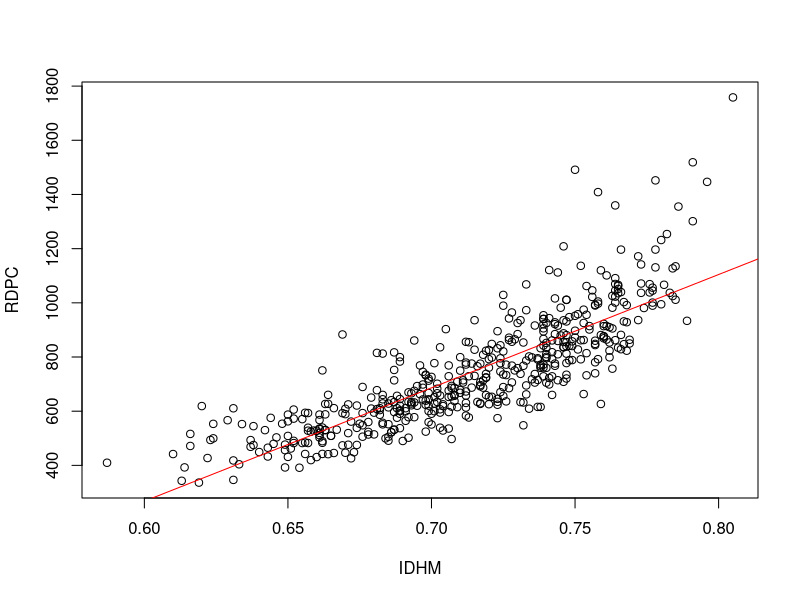
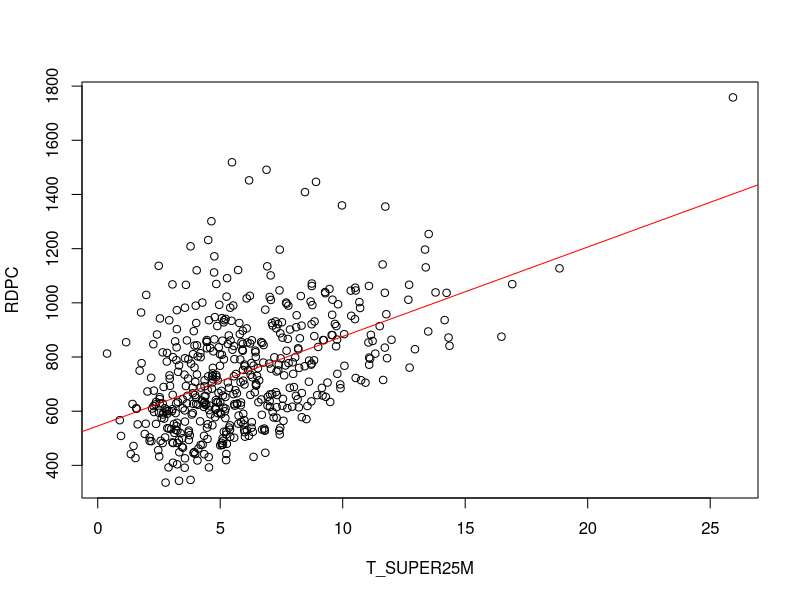
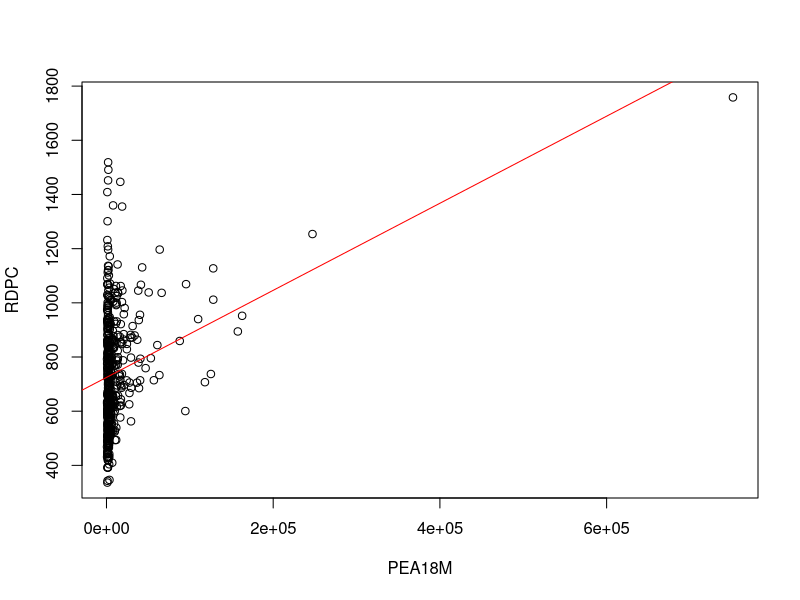
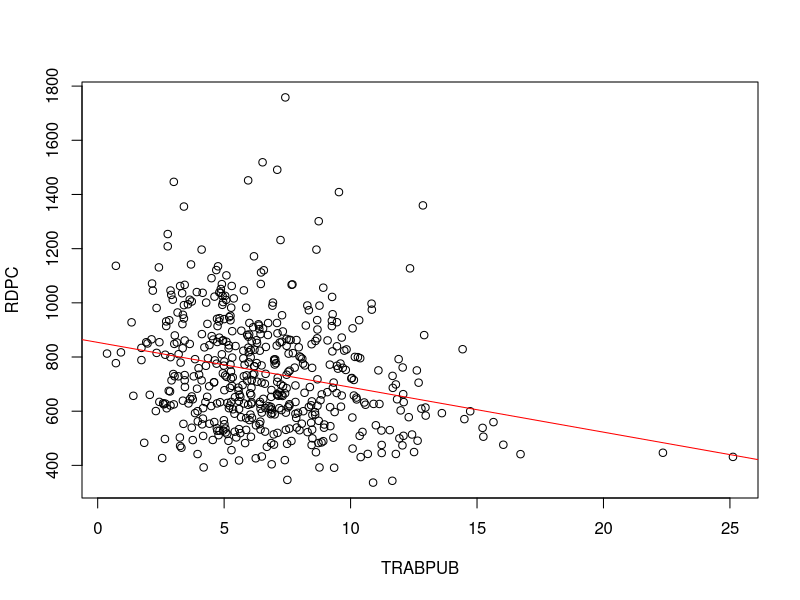
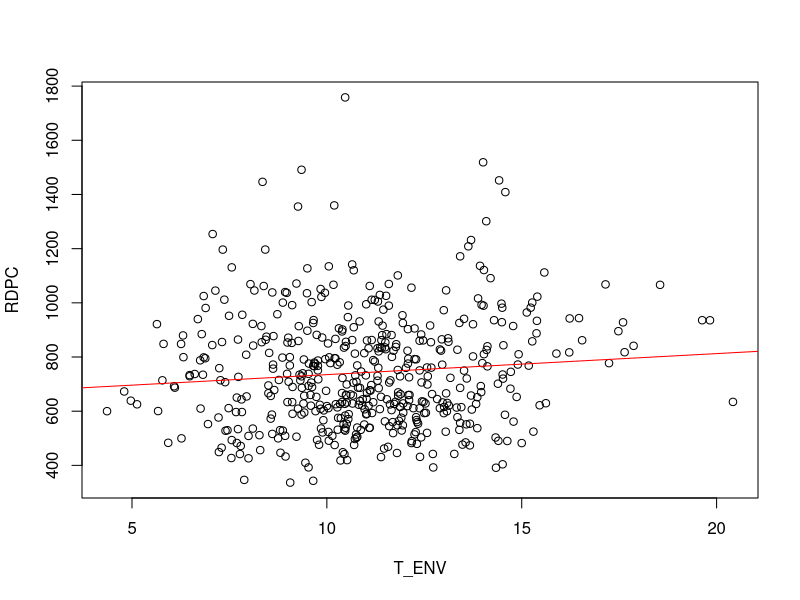

The R script that drew these images, in order:

# loading dataframe from a CSV
df_mun_rs <- read.csv("dados/dados_mun_rs_2010.csv", header = TRUE, sep = ";")

# initializing variables
RDPC <- df_mun_rs$RDPC
IDHM <- df_mun_rs$IDHM
T_SUPER25M <- df_mun_rs$T_SUPER25M
TRABPUB <- df_mun_rs$TRABPUB
PEA18M <- df_mun_rs$PEA18M
T_ENV <- df_mun_rs$T_ENV

# calculating mean values
RDPC_mean <- mean(RDPC)
IDHM_mean <- mean(IDHM)
T_SUPER25M_mean <- mean(T_SUPER25M)
TRABPUB_mean <- mean(TRABPUB)
PEA18M_mean <- mean(PEA18M)
T_ENV_mean <- mean(T_ENV)

# calculating standard deviation
RDPC_sd <- sd(RDPC)
IDHM_sd <- sd(IDHM)
T_SUPER25M_sd <- sd(T_SUPER25M)
TRABPUB_sd <- sd(TRABPUB)
PEA18M_sd <- sd(PEA18M)
T_ENV_sd <- sd(T_ENV)

# calculating median
RDPC_median <- median(RDPC)
IDHM_median <- median(IDHM)
T_SUPER25M_median <-median(T_SUPER25M)
TRABPUB_median <- median(TRABPUB)
PEA18M_median <- median(PEA18M)
T_ENV_median <- median(T_ENV)

# calculating linear regression between RDPC x IDHM
regressao <- lm(RDPC~IDHM)
plot(RDPC~IDHM, col="black", pch=1)
abline(coef(regressao), col="red1")

# calculating linear regression between RDPC x T_SUPER25M
regressao <- lm(RDPC~T_SUPER25M)
plot(RDPC~T_SUPER25M, col="black", pch=1)
abline(coef(regressao), col="red1")

# calculating linear regression between RDPC x PEA18M
regressao <- lm(RDPC~PEA18M)
plot(RDPC~PEA18M, col="black", pch=1)
abline(coef(regressao), col="red1")

# calculating linear regression between RDPC x TRABPUB
regressao <- lm(RDPC~TRABPUB)
plot(RDPC~TRABPUB, col="black", pch=1)
abline(coef(regressao), col="red1")

# calculating linear regression between RDPC x T_ENV
regressao <- lm(RDPC~T_ENV)
plot(RDPC~T_ENV, col="black", pch=1)
abline(coef(regressao), col="red1")
